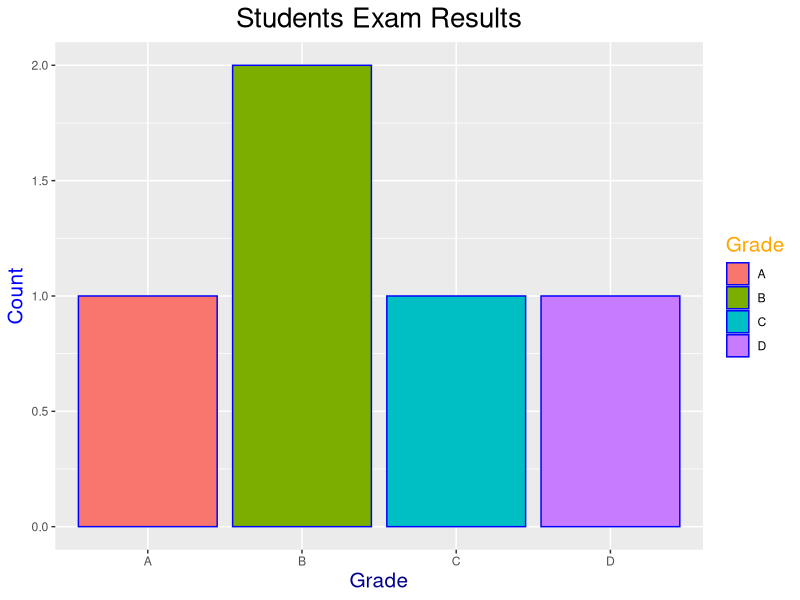

This figure's R source:
install.packages('dplyr')
install.packages('ggplot2')


students <- data.frame(
  Name = c("Alice", "Bob", "Charlie", "David", "Eva"),
  Marks = c(87, 54, 72, 43, 65)
)

a <- ifelse(students$Marks >= 80, "A", 
            ifelse(60 <= students$Marks & students$Marks < 80, "B", 
                   ifelse(50 <= students$Marks & students$Marks < 60, "C", "D")
                   )
            
)

b <- ifelse(students$Marks >= 50, "Pass", "Fail")

students$Grade <- a

students$Result <- b

students


library(ggplot2)
library(dplyr)

grade_counts <- students %>%
  count(Grade)

ggplot(grade_counts, aes(x = Grade, y = n, fill = Grade)) +
  geom_col(colour = "blue") +
  ggtitle("Students Exam Results") +
  xlab("Grade") +
  ylab("Count") +
  theme(
    axis.title.x = element_text(size = 15, colour = "darkblue"),
    axis.title.y = element_text(size = 15, colour = "blue"),
    plot.title = element_text(size = 20, colour = "black", hjust = 0.5),
    legend.title = element_text(size = 15, colour = "orange")
  )

